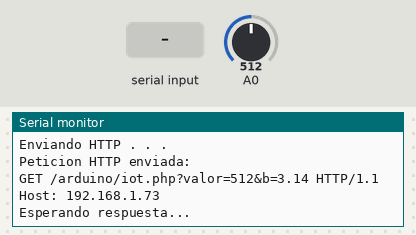
Bench run of a sketch on a simulated Arduino Uno, built with avr-gcc and run on an emulated ATmega328P. Parts: the last lines printed to the serial monitor. The test bench sets the inputs (shaded band); at power-on: A0 = 512. The modem accepts every AT command (registered, SIM ready, sends succeed) and sends nothing else.

Above: at 2.2 s.
2.3 s: "CLOSED" received over the second serial link
At 2.9 s:
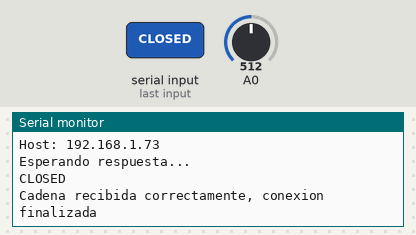
3.8 s: A0 set to 490
At 17.7 s:
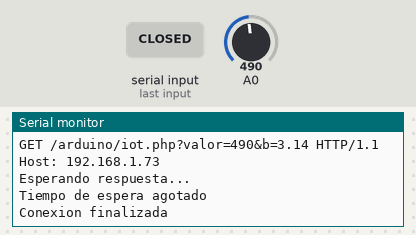
17.8 s: A0 set to 510
At 22.66 s:
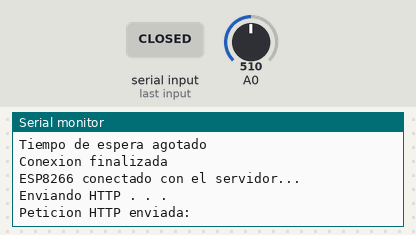

Measured:
- after the input at 2.3 s, the serial monitor: prints a new line at once (image 1)
- after the input at 3.8 s, the serial monitor: prints a new line after 3.7 s (image 2)

The sketch:

wifi.ino
```cpp
#include <SoftwareSerial.h>
SoftwareSerial SerialESP8266(2,3); // RX, TX

String server = "192.168.1.73";

//variables para enviar al servidor
int variable1=364;
float variable2=3.14;

String cadena="";

void setup() {

  SerialESP8266.begin(9600);
  Serial.begin(9600);
  SerialESP8266.setTimeout(2000);

  //Verificamos si el ESP8266 responde
  SerialESP8266.println("AT");
  if(SerialESP8266.find("OK"))
    Serial.println("Respuesta AT correcto");
  else
    Serial.println("Error en ESP8266");

  //-----Configuración de red-------//Podemos comentar si el ESP ya está configurado
/*
    //ESP8266 en modo estación (nos conectaremos a una red existente)
    SerialESP8266.println("AT+CWMODE=1");
    if(SerialESP8266.find("OK"))
      Serial.println("ESP8266 en modo Estacion");

    //Nos conectamos a una red wifi
    SerialESP8266.println("AT+CWJAP=\"nombre_red\",\"contraseña\"");
    Serial.println("Conectandose a la red ...");
    SerialESP8266.setTimeout(10000); //Aumentar si demora la conexion
    if(SerialESP8266.find("OK"))
      Serial.println("WIFI conectado");
    else
      Serial.println("Error al conectarse en la red");
    SerialESP8266.setTimeout(2000);
    //Desabilitamos las conexiones multiples
    SerialESP8266.println("AT+CIPMUX=0");
    if(SerialESP8266.find("OK"))
      Serial.println("Multiconexiones deshabilitadas");*/

  //------fin de configuracion-------------------

  delay(1000);

}


void loop() {

  //--- programa----------------------

    variable1=analogRead(A0);
    variable2=3.14;
    //otras operaciones
    // . . .


  //---------enviamos las variables al servidor---------------------

      //Nos conectamos con el servidor:

      SerialESP8266.println("AT+CIPSTART=\"TCP\",\"" + server + "\",80");
      if( SerialESP8266.find("OK"))
      {
          Serial.println();
          Serial.println();
          Serial.println();
          Serial.println("ESP8266 conectado con el servidor...");

          //Armamos el encabezado de la peticion http
          String peticionHTTP= "GET /arduino/iot.php?valor=";
          peticionHTTP=peticionHTTP+String(variable1)+"&b="+String(variable2)+" HTTP/1.1\r\n";
          peticionHTTP=peticionHTTP+"Host: 192.168.1.73\r\n\r\n";

          //Enviamos el tamaño en caracteres de la peticion http:
          SerialESP8266.print("AT+CIPSEND=");
          SerialESP8266.println(peticionHTTP.length());

          //esperamos a ">" para enviar la petcion  http
          if(SerialESP8266.find(">")) // ">" indica que podemos enviar la peticion http
          {
            Serial.println("Enviando HTTP . . .");
            SerialESP8266.println(peticionHTTP);
            if( SerialESP8266.find("SEND OK"))
            {
              Serial.println("Peticion HTTP enviada:");
              Serial.println();
              Serial.println(peticionHTTP);
              Serial.println("Esperando respuesta...");

              boolean fin_respuesta=false;
              long tiempo_inicio=millis();
              cadena="";

              while(fin_respuesta==false)
              {
                  while(SerialESP8266.available()>0)
                  {
                      char c=SerialESP8266.read();
                      Serial.write(c);
                      cadena.concat(c);  //guardamos la respuesta en el string "cadena"
                  }
                  //finalizamos si la respuesta es mayor a 500 caracteres
                  if(cadena.length()>500) //Pueden aumentar si tenen suficiente espacio en la memoria
                  {
                    Serial.println("La respuesta a excedido el tamaño maximo");

                    SerialESP8266.println("AT+CIPCLOSE");
                    if( SerialESP8266.find("OK"))
                      Serial.println("Conexion finalizada");
                    fin_respuesta=true;
                  }
                  if((millis()-tiempo_inicio)>10000) //Finalizamos si ya han transcurrido 10 seg
                  {
                    Serial.println("Tiempo de espera agotado");
                    SerialESP8266.println("AT+CIPCLOSE");
                    if( SerialESP8266.find("OK"))
                      Serial.println("Conexion finalizada");
                    fin_respuesta=true;
                  }
                  if(cadena.indexOf("CLOSED")>0) //si recibimos un CLOSED significa que ha finalizado la respuesta
                  {
                    Serial.println();
                    Serial.println("Cadena recibida correctamente, conexion finalizada");
                    fin_respuesta=true;
                  }
              }


            }
            else
            {
              Serial.println("No se ha podido enviar HTTP.....");
           }
          }
      }
      else
      {
        Serial.println("No se ha podido conectarse con el servidor");
      }


  //-------------------------------------------------------------------------------

  delay(5000); //pausa de 10seg antes de conectarse nuevamente al servidor (opcional)
}
```
